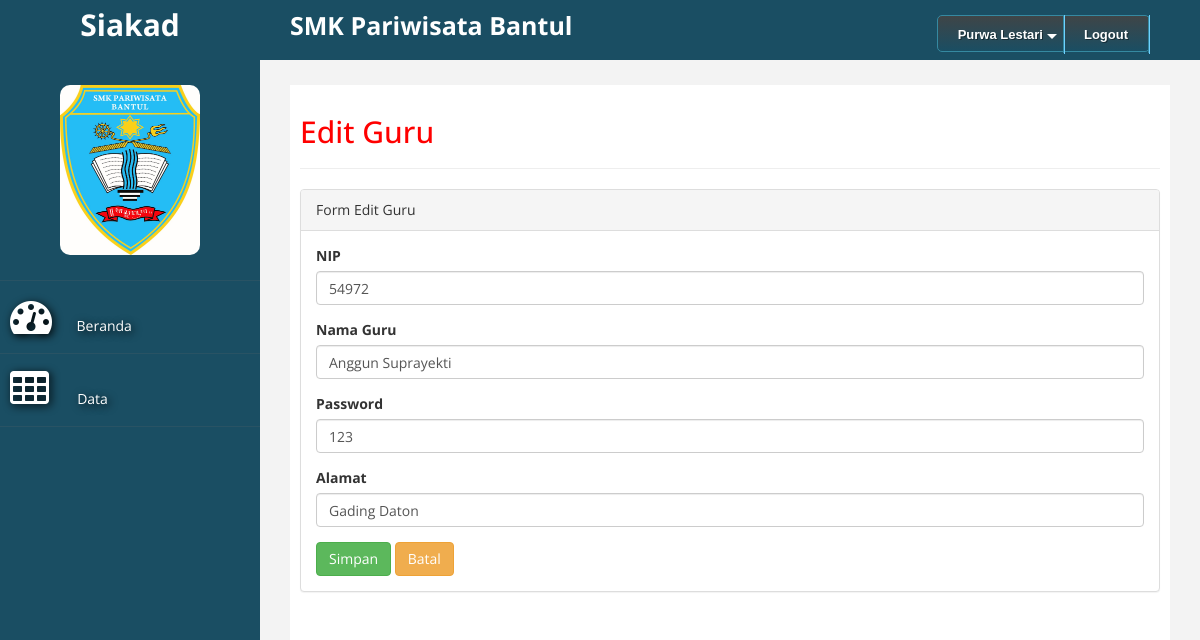
Screenshot of /index.php?act=edit_guru&nip=54972 (signed in) with the database file from the repository.
### tables this page shows
CREATE TABLE `guru` (
  `nip` int(5) NOT NULL,
  `nama` varchar(25) NOT NULL,
  `alamat` varchar(50) NOT NULL
);

CREATE TABLE `akun` (
  `username` int(9) NOT NULL,
  `password` varchar(25) NOT NULL,
  `level` int(1) NOT NULL
);

### edit_guru.php (the view)
<?php
include('koneksi.php');
$nip = $_GET['nip'];
$query = mysqli_query($kon, "select * from guru where nip='$nip'") or die(mysqli_error());
$data = mysqli_fetch_array($query);
$sql2="select * from akun where username = '$nip'";
$hasil2=mysqli_query($kon, $sql2) ;
$data2 = mysqli_fetch_array($hasil2);
?>
<h2>Edit Guru</h2>
<hr>
<div class="panel panel-default">
<div class="panel-heading">
    Form Edit Guru
</div>
<div class="panel-body">
    <div class="row">
        <div class="col-md-12">
            <form action="proses_edit_guru.php" method="POST">
<div class="form-group">
    <label>NIP</label>
    <input class="form-control" name="nip" value="<?php echo $data['nip']; ?>" />
</div>
<div class="form-group">
    <label>Nama Guru</label>
    <input class="form-control" name="nama" value="<?php echo $data['nama']; ?>" />
</div>
<div class="form-group">
    <label>Password</label>
    <input class="form-control" name="password" value="<?php echo $data2['password']; ?>" />
</div>
<div class="form-group">
    <label>Alamat</label>
    <input class="form-control" name="alamat" value="<?php echo $data['alamat']; ?>" />
</div>
<div>
    <input type="submit" value="Simpan" name="simpan" class="btn btn-success">
    <input onclick="window.history.back()" type="reset" class="btn btn-warning" value="Batal">
</div>
</form>
</div>
</div>
</div>
</div>

### menu_atas.php (shortened to what this page needs)
<div id='cssmenu'>
<ul>
  <?php
    if($_SESSION['level'] == '1'){
    include 'koneksi.php';
  $sql = mysqli_query($kon,"select nama from guru where nip = $_SESSION[username]");
  $sql2 = mysqli_fetch_assoc($sql);
?>
   <li class='has-sub '><a href='#'><span><?php echo $sql2['nama']; ?></span></a>
 <?php } ?>
   </li>
   <li><a href='logout.php'><span>Logout</span></a></li>
</ul>
</div>

### custom.css (style rules this page uses)
body { font-family: 'Open Sans', sans-serif; }
h2 { color: #f00; }

### menu_atas.php (style rules this page uses)
#cssmenu { height:37px; display:block; padding:0; margin:0; border:1px solid; border-radius:5px; }
#cssmenu > ul { list-style:inside none; padding:0; margin:0; }
#cssmenu > ul > li { list-style:inside none; padding:0; margin:0; float:left; display:block; position:relative; }
#cssmenu > ul > li > a { outline:none; display:block; position:relative; padding:12px 20px; font:bold 13px/100% Arial, Helvetica, sans-serif; text-align:center; text-decoration:none; text-shadow:1px 1px 0 rgba(0,0,0, 0.4); }
#cssmenu > ul > li:first-child > a { border-radius:5px 0 0 5px; }
#cssmenu > ul > li > a:after { content:''; position:absolute; border-right:1px solid; top:-1px; bottom:-1px; right:-2px; z-index:99; }
#cssmenu > ul > li.has-sub > a:before { content:''; position:absolute; top:18px; right:6px; border:5px solid transparent; border-top:5px solid #fff; }
#cssmenu, #cssmenu > ul > li > ul > li a:hover { background:#3f4547; background:-moz-linear-gradient(top, #3f4547 0%, #1a4e63 100%); background:-webkit-gradient(linear, left top, left bottom, color-stop(0%,#3f4547), color-stop(100%,#1a4e63)); background:-webkit-linear-gradient(top, #3f4547 0%,#1a4e63 100%); background:-o-linear-gradient(top, #3f4547 0%,#1a4e63 100%); background:-ms-linear-gradient(top, #3f4547 0%,#1a4e63 100%); background:linear-gradient(top, #3f4547 0%,#1a4e63 100%); filter:progid:DXImageTransform.Microsoft.gradient(startColorstr='#3f4547', endColorstr='#1a4e63',GradientType=0); }
#cssmenu { border-color:#3589a1; }
#cssmenu > ul > li > a { border-right:1px solid #3589a1; color:#fff; }
#cssmenu > ul > li > a:after { border-color:#6ed1ff; }

### rows the page displays
guru: nama "Purwa Lestari"
guru: nip "54972", nama "Anggun Suprayekti", alamat "Gading Daton"
akun: password "123"
